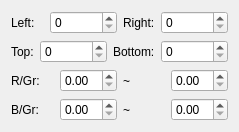
     <widget class="QWidget" name="page_3">
      <layout class="QVBoxLayout" name="verticalLayout_3">
       <item>
        <layout class="QHBoxLayout" name="horizontalLayout_40">
         <item>
          <layout class="QHBoxLayout" name="horizontalLayout_8">
           <item>
            <widget class="QLabel" name="label_10">
             <property name="text">
              <string>Left:</string>
             </property>
            </widget>
           </item>
           <item>
            <widget class="QSpinBox" name="whitebalanceleftspinBox">
             <property name="maximum">
              <number>100000</number>
             </property>
            </widget>
           </item>
          </layout>
         </item>
         <item>
          <layout class="QHBoxLayout" name="horizontalLayout_10">
           <item>
            <widget class="QLabel" name="label_8">
             <property name="text">
              <string>Right:</string>
             </property>
            </widget>
           </item>
           <item>
            <widget class="QSpinBox" name="whitebalancerightspinBox">
             <property name="maximum">
              <number>100000</number>
             </property>
            </widget>
           </item>
          </layout>
         </item>
        </layout>
       </item>
       <item>
        <layout class="QHBoxLayout" name="horizontalLayout_15">
         <item>
          <layout class="QHBoxLayout" name="horizontalLayout_9">
           <item>
            <widget class="QLabel" name="label_11">
             <property name="text">
              <string>Top:</string>
             </property>
            </widget>
           </item>
           <item>
            <widget class="QSpinBox" name="whitebalancetopspinBox">
             <property name="maximum">
              <number>100000</number>
             </property>
            </widget>
           </item>
          </layout>
         </item>
         <item>
          <layout class="QHBoxLayout" name="horizontalLayout_11">
           <item>
            <widget class="QLabel" name="label_9">
             <property name="text">
              <string>Bottom:</string>
             </property>
            </widget>
           </item>
           <item>
            <widget class="QSpinBox" name="whitebalancebottomspinBox">
             <property name="maximum">
              <number>100000</number>
             </property>
            </widget>
           </item>
          </layout>
         </item>
        </layout>
       </item>
       <item>
        <layout class="QHBoxLayout" name="horizontalLayout_12">
         <item>
          <widget class="QLabel" name="label_12">
           <property name="text">
            <string notr="true">R/Gr:</string>
           </property>
          </widget>
         </item>
         <item>
          <widget class="QDoubleSpinBox" name="whitebalancermindoubleSpinBox"/>
         </item>
         <item>
          <widget class="QLabel" name="label_13">
           <property name="text">
            <string notr="true">~</string>
           </property>
          </widget>
         </item>
         <item>
          <widget class="QDoubleSpinBox" name="whitebalancermaxdoubleSpinBox"/>
         </item>
        </layout>
       </item>
       <item>
        <layout class="QHBoxLayout" name="horizontalLayout_13">
         <item>
          <widget class="QLabel" name="label_14">
           <property name="text">
            <string notr="true">B/Gr:</string>
           </property>
          </widget>
         </item>
         <item>
          <widget class="QDoubleSpinBox" name="whitebalancebmindoubleSpinBox"/>
         </item>
         <item>
          <widget class="QLabel" name="label_15">
           <property name="text">
            <string notr="true">~</string>
           </property>
          </widget>
         </item>
         <item>
          <widget class="QDoubleSpinBox" name="whitebalancebmaxdoubleSpinBox"/>
         </item>
        </layout>
       </item>
      </layout>
     </widget>
